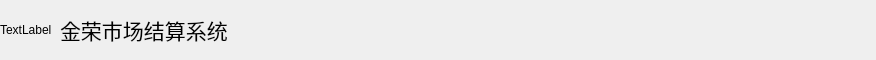
<?xml version="1.0" encoding="UTF-8"?>
<ui version="4.0">
 <class>Dialog</class>
 <widget class="QDialog" name="Dialog">
  <property name="geometry">
   <rect>
    <x>0</x>
    <y>0</y>
    <width>876</width>
    <height>60</height>
   </rect>
  </property>
  <property name="windowTitle">
   <string>Dialog</string>
  </property>
  <layout class="QHBoxLayout" name="horizontalLayout">
   <property name="spacing">
    <number>0</number>
   </property>
   <property name="margin">
    <number>0</number>
   </property>
   <item>
    <widget class="QWidget" name="widget" native="true">
     <property name="minimumSize">
      <size>
       <width>0</width>
       <height>60</height>
      </size>
     </property>
     <widget class="QLabel" name="label">
      <property name="geometry">
       <rect>
        <x>0</x>
        <y>0</y>
        <width>60</width>
        <height>60</height>
       </rect>
      </property>
      <property name="minimumSize">
       <size>
        <width>60</width>
        <height>60</height>
       </size>
      </property>
      <property name="text">
       <string>TextLabel</string>
      </property>
     </widget>
     <widget class="QLabel" name="label_2">
      <property name="geometry">
       <rect>
        <x>60</x>
        <y>0</y>
        <width>321</width>
        <height>60</height>
       </rect>
      </property>
      <property name="minimumSize">
       <size>
        <width>0</width>
        <height>30</height>
       </size>
      </property>
      <property name="text">
       <string>&lt;!DOCTYPE HTML PUBLIC &quot;-//W3C//DTD HTML 4.0//EN&quot; &quot;http://www.w3.org/TR/REC-html40/strict.dtd&quot;&gt;
&lt;html&gt;&lt;head&gt;&lt;meta name=&quot;qrichtext&quot; content=&quot;1&quot; /&gt;&lt;style type=&quot;text/css&quot;&gt;
p, li { white-space: pre-wrap; }
&lt;/style&gt;&lt;/head&gt;&lt;body style=&quot; font-family:'SimSun'; font-size:9pt; font-weight:400; font-style:normal;&quot;&gt;
&lt;p style=&quot; margin-top:12px; margin-bottom:12px; margin-left:0px; margin-right:0px; -qt-block-indent:0; text-indent:0px;&quot;&gt;&lt;span style=&quot; font-size:16pt; color:#000000;&quot;&gt;金荣市场结算系统&lt;/span&gt;&lt;/p&gt;&lt;/body&gt;&lt;/html&gt;</string>
      </property>
     </widget>
    </widget>
   </item>
  </layout>
 </widget>
 <resources/>
 <connections/>
</ui>
